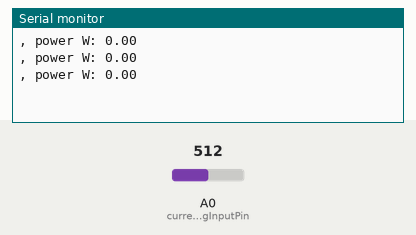
Recording of a sketch running on a simulated Arduino Uno, built with avr-gcc and run on an emulated ATmega328P. On the bench: the last lines printed to the serial monitor. Inputs (shaded band) come from the test bench; at power-on: A0 (currentAnalogInputPin) = 512.

Above: at 1.2 s.
1.3 s: A0 (currentAnalogInputPin) set to 716
At 1.9 s:
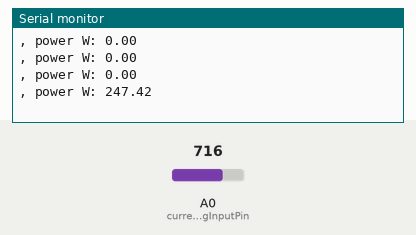
2.8 s: A0 (currentAnalogInputPin) set to 900
At 2.8 s:
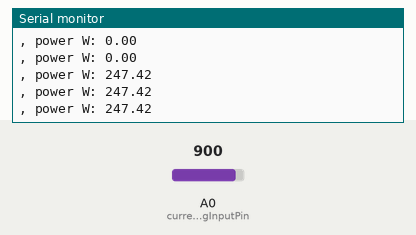
Timing chart, 0 to 5.8 s (numbered marks = the images above; inputs shaded):
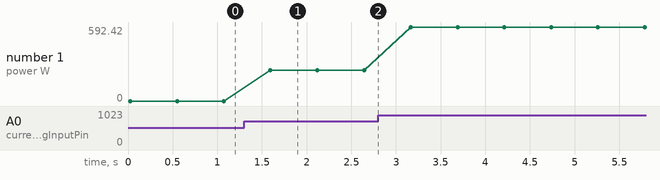

Measured:
- after the input at 1.3 s, the serial monitor: prints a new line after 0.30 s (image 1)
- plotted number 1: 0 → 247.42 after the input at 1.3 s, 247.42 → 592.42 after the input at 2.8 s

The sketch:

sensor1.ino
```cpp
 /*
  * PowerMeter.ino
  *
  * Created: 8/1/2014 2:08:39 PM
  * Author: Alexandre Schaeffer
  *
  * ACS714 current reading based on code from:
  * http://playground.arduino.cc/Main/CurrentSensing
  * http://d.hatena.ne.jp/NeoCat/20110219/1298131557
  */
 int currentAnalogInputPin = 0;          // Analog input pin reading the current sensor
 const int sensitivity = 66;               // mV/A, 185 for ASC714 -5A +5A, 66 for ASC714 -30A +30A
 const int hz = 50;                         // frequency of power line
 const int voltage = 230;               // Voltage of the current being measured
 const int rawACTuning = 21;               // fine tuning of 0A AC reading! 512 = 0V
 void setup()
 {
      Serial.begin(9600);
 }
 void loop()
 {
      readCurrent(true);
      delay(500);
 }
 // Calculate current read with Allegro ACS714
 // print: true to print measurement info
 // Returns the sensed current in A
 double readCurrent(bool print)
 {
      //Short version: mA = ((analogRead * 5000 / 1024) - 2500 ) / 66
      //Short version: mA = ((analogReadAmplitude/2) * 5000 / 1024) / 66
      int analogReadAmplitude = 0, min = 512, max = 0, filter = 13.93;
      unsigned long start = millis();
      do {
           int val = 0;
           for (int i = 0; i < filter; i++)
                val += analogRead(currentAnalogInputPin);
           val = (val / filter);     // fine tuning of 0A AC reading! 512 = 0V
           if (max < val) max = val;
           if (val < min) min = val;
      } while (millis() - start <= 1100/hz);     //10% + to ensure p2p is acquired
      analogReadAmplitude = (max - min) / 2;
      long internalVcc = analogRead(A0);
      //long internalVcc = readInternalVcc();                         // should be around 5000
      double sensedVoltage = (analogReadAmplitude * internalVcc) / 1024;     // (analogReadAmplitude/2) * 5000 / 1024               -> 0: 0               1024: 5000
      double sensedCurrent = sensedVoltage / sensitivity;          // ((analogReadAmplitude/2) * 5000 / 1024) / 66     -> 0: -37,9A     1024: 37,9A
      if(print){
           //Serial.print("internalVcc mV: ");
           //Serial.print(internalVcc);
           //Serial.print(", AnalogIn: ");
           //Serial.print(analogReadAmplitude);
           //Serial.print(", Sensed Voltage mV: ");
           //Serial.print(doubleToStr(sensedVoltage, 1));
           //Serial.print(", VariationFromNull A: ");
           //Serial.print(doubleToStr(sensedCurrent, 2));       // display Current
           Serial.print(", power W: ");
           Serial.println(doubleToStr(currentToPower(sensedCurrent), 2));
      }
      return sensedCurrent;
 }
 // Read 1.1V reference against AVcc
 // Returns a voltage in mV that will be close to 5000 for the Arduino Yún
 long readInternalVcc()
 {
      // set the reference to Vcc and the measurement to the internal 1.1V reference
      #if defined(__AVR_ATmega32U4__) || defined(__AVR_ATmega1280__) || defined(__AVR_ATmega2560__)
      ADMUX = _BV(REFS0) | _BV(MUX4) | _BV(MUX3) | _BV(MUX2) | _BV(MUX1);
      #elif defined (__AVR_ATtiny24__) || defined(__AVR_ATtiny44__) || defined(__AVR_ATtiny84__)
      ADMUX = _BV(MUX5) | _BV(MUX0) ;
      #else
//      ADMUX = _BV(REFS0) | _BV(MUX3) | _BV(MUX2) | _BV(MUX1);
      #endif
      delay(2); // Wait for Vref to settle
//      ADCSRA |= _BV(ADSC); // Start conversion
//      while (bit_is_set(ADCSRA,ADSC)); // measuring
//      uint8_t low = ADCL; // must read ADCL first - it then locks ADCH
//      uint8_t high = ADCH; // unlocks both
//      long result = (high<<8) | low;
//      result = 1125300L / result; // Calculate Vcc (in mV); 1125300 = 1.1*1023*1000
//      return result; // Vcc in millivolts
 }
 // Returns power in Watt (W)
 // Watt = Ampere * Volt
 double currentToPower(double current){
      return current * voltage;
 }
 // Converts a double to a string
 String doubleToStr(double val, byte precision)
 {
      String out = String(int(val));                   // Print int part
      if( precision > 0) {                     // Print decimal part
           out += ".";
           unsigned long frac, mult = 1;
           byte padding = precision -1;
           while(precision--) mult *=10;
           if(val >= 0) frac = (val - int(val)) * mult; else frac = (int(val) - val) * mult;
           unsigned long frac1 = frac;
           while(frac1 /= 10) padding--;
           while(padding--) out += "0";
           out += String(frac,DEC) ;
      }
      return out;
 }
```
